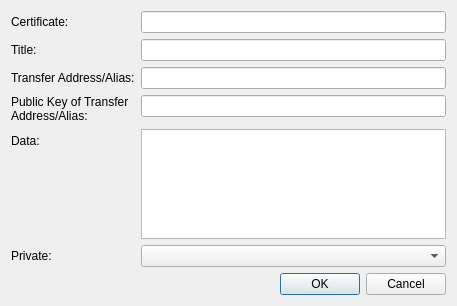
<?xml version="1.0" encoding="UTF-8"?>
<ui version="4.0">
 <class>EditCertDialog</class>
 <widget class="QDialog" name="EditCertDialog">
  <property name="geometry">
   <rect>
    <x>0</x>
    <y>0</y>
    <width>457</width>
    <height>306</height>
   </rect>
  </property>
  <property name="windowTitle">
   <string>Edit Cert</string>
  </property>
  <layout class="QVBoxLayout" name="verticalLayout">
   <item>
    <layout class="QFormLayout" name="formLayout">
     <property name="fieldGrowthPolicy">
      <enum>QFormLayout::AllNonFixedFieldsGrow</enum>
     </property>
     <item row="0" column="0">
      <widget class="QLabel" name="certLabel">
       <property name="text">
        <string>Certificate:</string>
       </property>
       <property name="buddy">
        <cstring>certEdit</cstring>
       </property>
      </widget>
     </item>
     <item row="0" column="1">
      <widget class="QLineEdit" name="certEdit">
       <property name="toolTip">
        <string>The value associated with this certificate.</string>
       </property>
      </widget>
     </item>
     <item row="1" column="0">
      <widget class="QLabel" name="label_2">
       <property name="text">
        <string>Title:</string>
       </property>
       <property name="buddy">
        <cstring>nameEdit</cstring>
       </property>
      </widget>
     </item>
     <item row="1" column="1">
      <widget class="QLineEdit" name="nameEdit">
       <property name="toolTip">
        <string>The certificate name.</string>
       </property>
      </widget>
     </item>
     <item row="2" column="0">
      <widget class="QLabel" name="transferLabel">
       <property name="text">
        <string>Transfer Address/Alias:</string>
       </property>
       <property name="wordWrap">
        <bool>true</bool>
       </property>
      </widget>
     </item>
     <item row="2" column="1">
      <widget class="QLineEdit" name="transferEdit"/>
     </item>
     <item row="4" column="0">
      <widget class="QLabel" name="certDataLabel">
       <property name="text">
        <string>Data:</string>
       </property>
      </widget>
     </item>
     <item row="4" column="1">
      <widget class="QTextEdit" name="certDataEdit"/>
     </item>
     <item row="5" column="1">
      <widget class="QComboBox" name="privateBox">
       <property name="maxVisibleItems">
        <number>2</number>
       </property>
      </widget>
     </item>
     <item row="5" column="0">
      <widget class="QLabel" name="privateLabel">
       <property name="text">
        <string>Private:</string>
       </property>
      </widget>
     </item>
     <item row="3" column="0">
      <widget class="QLabel" name="pubKeyLabel">
       <property name="text">
        <string>Public Key of Transfer Address/Alias:</string>
       </property>
       <property name="wordWrap">
        <bool>true</bool>
       </property>
      </widget>
     </item>
     <item row="3" column="1">
      <widget class="QLineEdit" name="pubKeyEdit"/>
     </item>
    </layout>
   </item>
   <item>
    <widget class="QDialogButtonBox" name="buttonBox">
     <property name="orientation">
      <enum>Qt::Horizontal</enum>
     </property>
     <property name="standardButtons">
      <set>QDialogButtonBox::Cancel|QDialogButtonBox::Ok</set>
     </property>
    </widget>
   </item>
  </layout>
 </widget>
 <resources/>
 <connections>
  <connection>
   <sender>buttonBox</sender>
   <signal>accepted()</signal>
   <receiver>EditCertDialog</receiver>
   <slot>accept()</slot>
   <hints>
    <hint type="sourcelabel">
     <x>248</x>
     <y>254</y>
    </hint>
    <hint type="destinationlabel">
     <x>157</x>
     <y>274</y>
    </hint>
   </hints>
  </connection>
  <connection>
   <sender>buttonBox</sender>
   <signal>rejected()</signal>
   <receiver>EditCertDialog</receiver>
   <slot>reject()</slot>
   <hints>
    <hint type="sourcelabel">
     <x>316</x>
     <y>260</y>
    </hint>
    <hint type="destinationlabel">
     <x>286</x>
     <y>274</y>
    </hint>
   </hints>
  </connection>
 </connections>
</ui>
